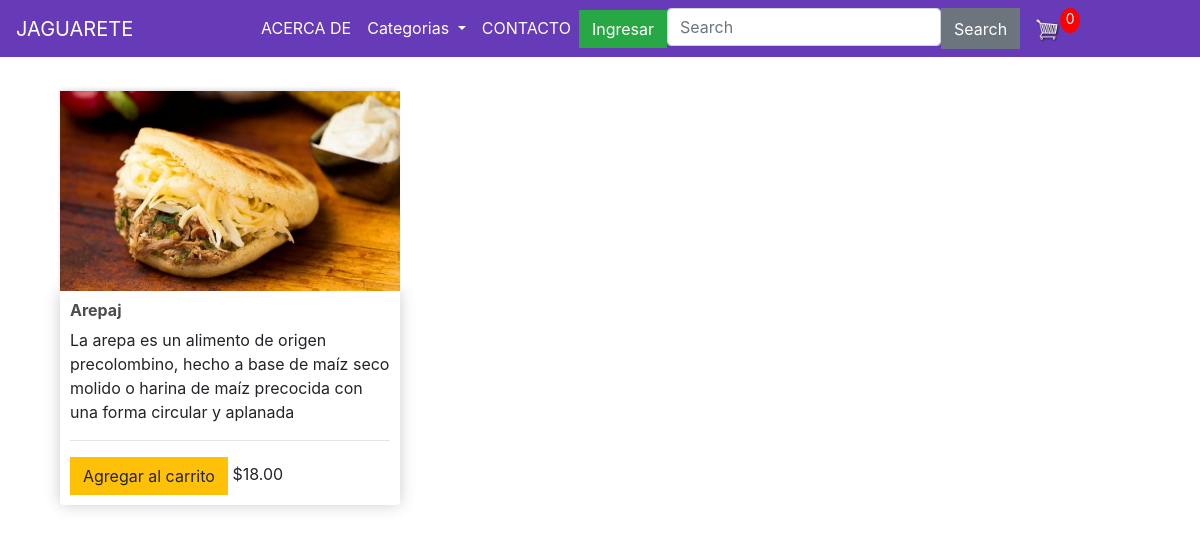
Screenshot of /product_details/2 with the database file from the repository.
### store/models.py (models this page shows, shortened)
class Product(models.Model):
    name= models.CharField(max_length=200,null = True)
    price = models.DecimalField(max_digits=7, decimal_places=2)
    img = models.ImageField(null= True,blank=True)
    description = models.CharField(max_length=255,default="")
    category = models.CharField(max_length=255,default="Comidas")

### store/views.py (the view)
# urls.py: path('product_details/<int:id>',views.product_details, name='product_details'),
def product_details(request,id):
    if request.user.is_authenticated:
            customer = request.user.customer
            order, created = Order.objects.get_or_create(customer=customer, complete=False )
            Items = order.orderitem_set.all()
            carItems = order.get_car_items
    else:
            Items = []
            order = {'get_car_total':0,'get_car_items':0 }
            carItems = order['get_car_items']
    product = Product.objects.get(id = id)
    return render(request,'store/mas.html',{'product':product,'carItems':carItems})

### store/templates/store/mas.html
{% extends 'store/main.html' %}
{% load static %}
{% block content %}
<div class="col-lg-4">
    <img class="thumbnail" src="{{product.img.url}}" alt="">
    <div class="box-element product">
        <h6><strong>{{product.name}}</strong></h6>
        <p>{{product.description}}</p>
        <hr>
        <button data-product={{product.id}} data-action="add" class="btn btn-warning add-btn update-car">Agregar al carrito</button>
        <span>${{product.price | floatformat:2}}</span>
    </div>
</div>
{% endblock content %}

### static/css/style.css (style rules this page uses)
h1,h2,h3,h4,h5,h6 { color:hsl(0, 0%, 30%); }
.box-element { box-shadow:hsl(0, 0%, 80%) 0 0 16px; background-color: #fff; border-radius: 4px; padding: 10px; }
.thumbnail { width: 100%; height: 200px; -webkit-box-shadow: -1px -3px 5px -2px rgba(214,214,214,1); -moz-box-shadow: -1px -3px 5px -2px rgba(214,214,214,1); box-shadow: -1px -3px 5px -2px rgba(214,214,214,1); }
.product { border-radius: 0 0 4px 4px; }
.col-lg-4, .col-lg-6, .col-lg-8, .col-lg-12 { margin-top: 10px; }
.btn { border-radius: 0; }

### rows the page displays
Product: img (picture), name "Arepaj", description "La arepa es un alimento de origen precolombino, hecho a base de maíz seco molido o harina de maíz precocida con una forma circular y aplanada", price "18.00"

### other values shown
{{ carItems }} "0"
